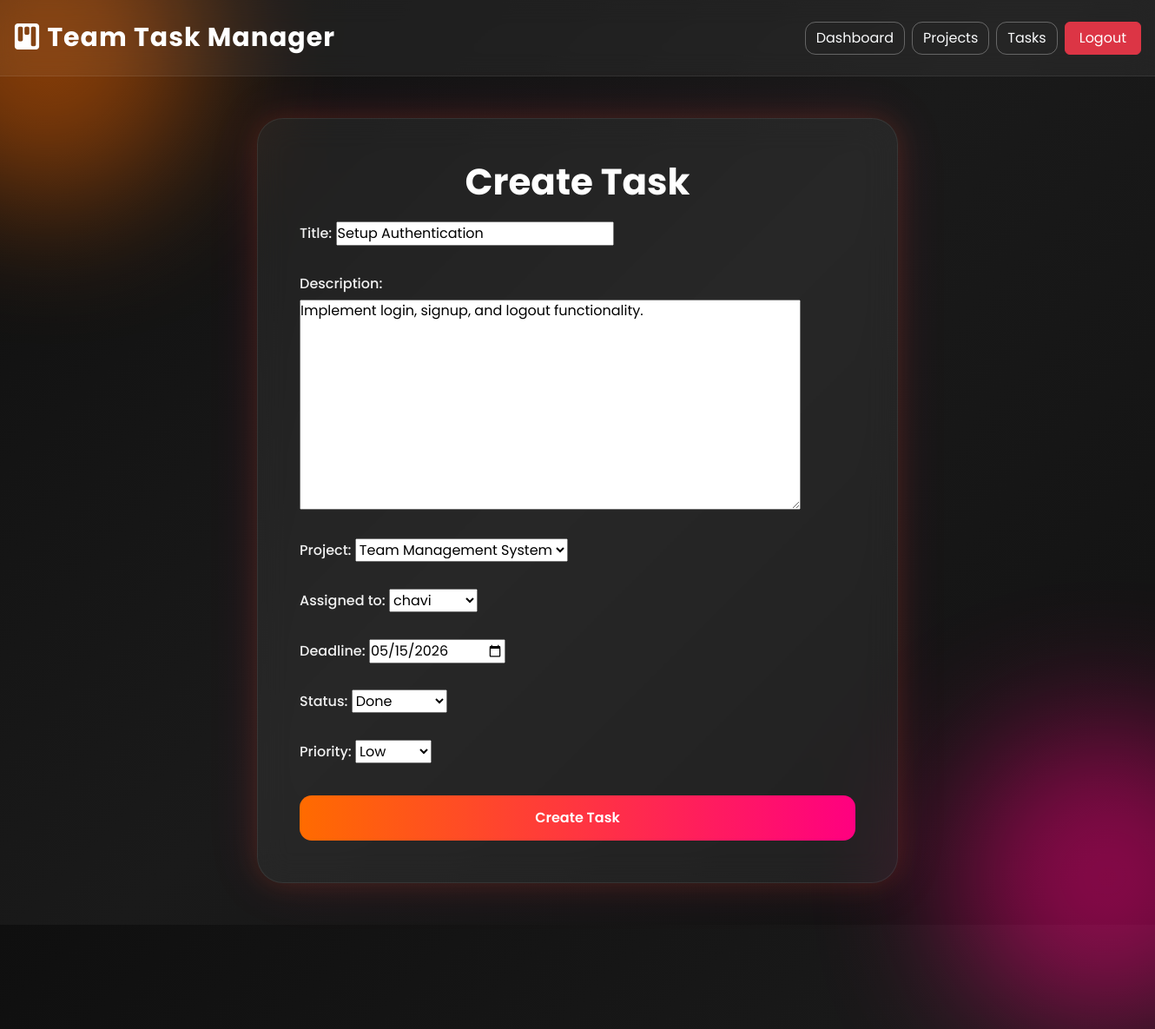
Screenshot of /tasks/edit/2/ (signed in) with the database file from the repository.
### tasks/models.py (models this page shows, shortened)
class Task(models.Model):
    STATUS_CHOICES = (
        ('TODO', 'Todo'),
        ('IN_PROGRESS', 'In Progress'),
        ('DONE', 'Done'),
    )
    PRIORITY_CHOICES = (
        ('LOW', 'Low'),
        ('MEDIUM', 'Medium'),
        ('HIGH', 'High'),
    )
    title = models.CharField(max_length=200)
    description = models.TextField()
    project = models.ForeignKey(
        Project,
        on_delete=models.CASCADE,
        related_name='tasks'
    )
    assigned_to = models.ForeignKey(
        settings.AUTH_USER_MODEL,
        on_delete=models.CASCADE,
        related_name='tasks'
    )
    deadline = models.DateField()
    status = models.CharField(
        max_length=20,
        choices=STATUS_CHOICES,
        default='TODO'
    )
    priority = models.CharField(
        max_length=20,
        choices=PRIORITY_CHOICES,
        default='MEDIUM'
    )
    created_at = models.DateTimeField(auto_now_add=True)

### tasks/views.py (the view)
@login_required
def edit_task(request, task_id):
    task = get_object_or_404(Task, id=task_id)
    if request.method == 'POST':
        form = TaskForm(request.POST, instance=task)
        if form.is_valid():
            form.save()
            return redirect('task_list')
    else:
        form = TaskForm(instance=task)
    return render(
        request,
        'tasks/create_task.html',
        {'form': form}
    )

### tasks/forms.py (shortened to what this page needs)
class TaskForm(forms.ModelForm):
    class Meta:
        model = Task
        fields = [
            'title',
            'description',
            'project',
            'assigned_to',
            'deadline',
            'status',
            'priority'
        ]
        widgets = {
    'deadline': forms.DateInput(
        attrs={'type': 'date'}
    )
}

### projects/models.py (called while the page is built)
    def __str__(self):
        return self.name

### users/models.py (called while the page is built)
    def __str__(self):
        return self.username

### templates/tasks/create_task.html (shortened to what this page needs)
{% extends 'base.html' %}
{% block content %}
<div class="row justify-content-center">
    <div class="col-md-7">
        <div class="glass-card p-3 p-md-5">
            <h1 class="main-title">
                Create Task
            </h1>
            <form method="POST">
                {{ form.as_p }}
                <button type="submit"
                class="btn btn-modern w-100 mt-3">
                    Create Task
                </button>
            </form>
        </div>
    </div>
</div>
{% endblock %}

### templates/base.html (style rules this page uses)
* { margin:0; padding:0; box-sizing:border-box; }
body { font-family:'Poppins',sans-serif; min-height:100vh; overflow-x:hidden; background: linear-gradient( 135deg, #0f0f0f, #1a1a1a, #111111); position:relative; }
.glass-card { background:rgba(255,255,255,0.06); border:1px solid rgba(255,255,255,0.08); backdrop-filter:blur(18px); border-radius:30px; box-shadow: 0 0 30px rgba(255,107,0,0.15), 0 0 60px rgba(255,0,128,0.12); color:white; transition:0.4s; }
.main-title { font-size:42px; font-weight:700; text-align:center; margin-bottom:10px; color:white; }
label { margin-top:12px; margin-bottom:6px; font-weight:500; color:#f1f1f1; }
.btn-modern { background:linear-gradient( to right, #ff6b00, #ff0080); border:none; border-radius:14px; padding:14px; font-weight:600; font-size:16px; transition:0.3s; color:white; }

### rows the page displays
Task: title "Setup Authentication", description "Implement login, signup, and logout functionality.", project "Team Management System", assigned_to "chavi", deadline "05/15/2026", status "Done", priority "Low"
